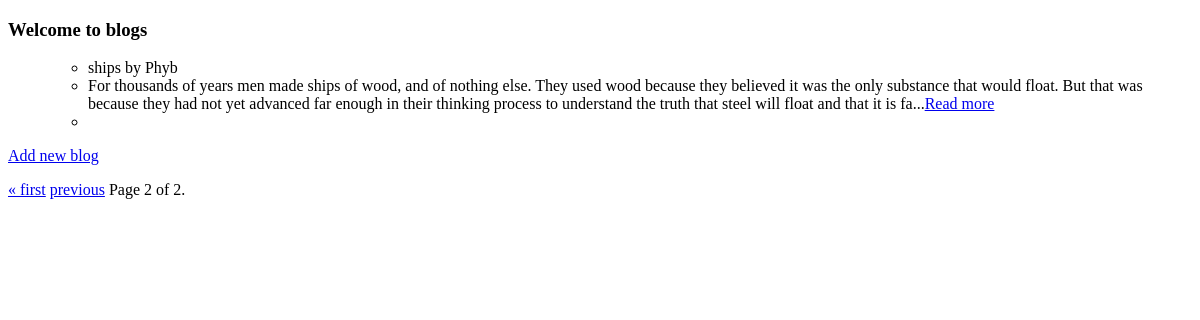
Before: /?page=2 with the older database file.
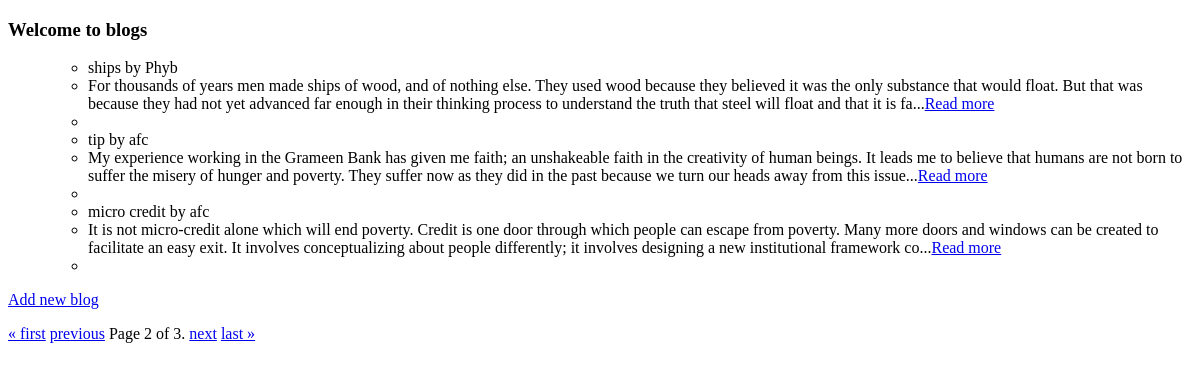
After: the same page with the newer database file.
### pages/models.py (models this page shows, shortened)
class Blog(models.Model):
    title = models.CharField(max_length=255)
    author = models.CharField(max_length=50)
    image = models.ImageField(upload_to='uploads/', height_field=None, width_field=None, max_length=None)
    text = models.TextField()

### pages/views.py (the view)
# urls.py: path('', views.BlogList.as_view() , name='index'),
class BlogList(ListView):
    model = Blog
    context_object_name = 'blogs'
    paginate_by = 3 # adds a paginator and a page_obj to the context
    template_name='pages/index.html'

### pages/templates/pages/index.html (shortened to what this page needs)
{% extends 'pages/base.html' %}
{% block content %}
<h3>Welcome to blogs </h3>
<ul>
    {% for blog in blogs %}
    <ul>
        <li>{{blog.title}} by {{blog.author}}</li>
        <li>{{blog.text|slice:'300'}}...<a href='{% url "pages:blog" blog.id %}'>Read more</a></a></li>
        <li>
    </ul>
    {% endfor %}
</ul>
<p><a href="{% url 'pages:blog_add' %}">Add new blog</a></p>
{% include 'pages/pagination.html' %}
{% endblock content %}

### pages/templates/pages/base.html (shortened to what this page needs)
<!DOCTYPE html>
<html>
    <head>
    </head>
    <body>
        {% block content %} {% endblock content %}
    </body>
</html>

### pages/templates/pages/pagination.html
<div class="pagination">
    <span class="step-links">
        {% if page_obj.has_previous %}
            <a href="?page=1">&laquo; first</a>
            <a href="?page={{ page_obj.previous_page_number }}">previous</a>
        {% endif %}
        <span class="current">
            Page {{ page_obj.number }} of {{ page_obj.paginator.num_pages }}.
        </span>
        {% if page_obj.has_next %}
            <a href="?page={{ page_obj.next_page_number }}">next</a>
            <a href="?page={{ page_obj.paginator.num_pages }}">last &raquo;</a>
        {% endif %}
    </span>
</div>

Changed rows visible on the page:
added Blog: title "tip", author "afc", text "My experience working in the Grameen Bank has given me faith; an unshakeable faith in the creativity of human beings. It leads me to believe that humans are not born to suffer the misery of hunger and poverty. They suffer now as they did in the past because we turn our heads away from this issue"
added Blog: title "micro credit", author "afc", text "It is not micro-credit alone which will end poverty. Credit is one door through which people can escape from poverty. Many more doors and windows can be created to facilitate an easy exit. It involves conceptualizing about people differently; it involves designing a new institutional framework co"
Other visible differences:
{{ page_obj.paginator.num_pages }}: "2" → "3"
text now shown: "next last »"
